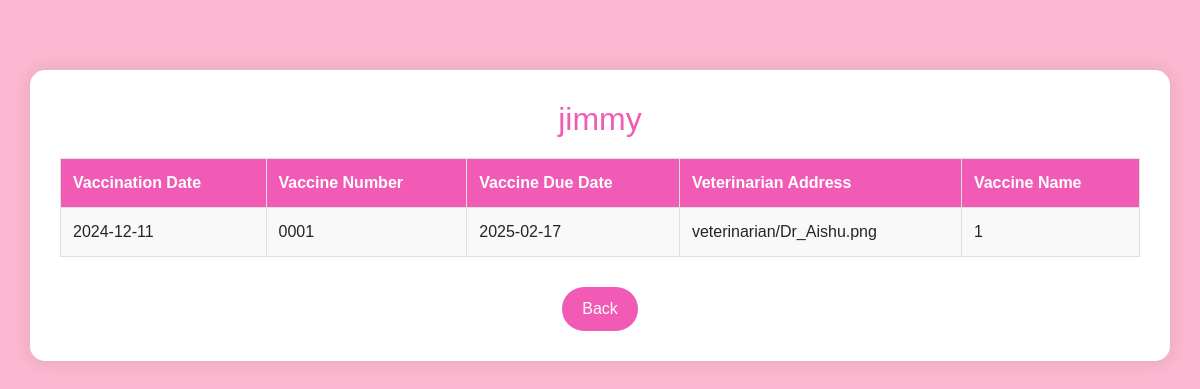
The app's page /vaccine_list/4 with its own data.
### shop/models.py (models this page shows, shortened)
class Vaccinations(models.Model):
    dog = models.ForeignKey(Pet, on_delete=models.CASCADE, related_name="vaccine")
    muncipality_name = models.CharField(max_length=100)
    date = models.CharField(max_length=100)
    batchnumber = models.CharField(max_length=100)
    due = models.CharField(max_length=100)
    veterinarian =models.CharField(max_length=100)
    vaccinename = models.CharField(max_length=100)

class Pet(models.Model):
    muncipality=models.ForeignKey(Muncipality, on_delete=models.CASCADE, related_name="addpet")
    dogname = models.CharField(max_length=100)
    age = models.IntegerField()
    gender = models.CharField(max_length=100)
    color = models.CharField(max_length=100)
    breed = models.CharField(max_length=100)
    image = models.ImageField(upload_to='dog_image/',)
    qr_code = models.ImageField(upload_to='qr_codes/', blank=True, null=True)
    status = models.CharField(max_length=100)

### shop/views.py (the view)
# urls.py: path('vaccine_list/<int:dog_id>', views.vaccine_list, name='vaccine_list'),
def vaccine_list(request,dog_id):
    vaccinations = Vaccinations.objects.select_related('dog').filter(dog_id=dog_id)
    return render(request, 'vaccine_list.html', {'v': vaccinations})

### shop/templates/vaccine_list.html (shortened to what this page needs)
<!DOCTYPE html>
<html lang="en">
<head>
    <link href="https://cdn.jsdelivr.net/npm/bootstrap@5.3.0/dist/css/bootstrap.min.css" rel="stylesheet">
</head>
<body>
    <div class="container">
        <h2 class="text-center">{{ v.0.dog.dogname }}</h2>
        <table>
            <thead>
                <tr>
                    <th>Vaccination Date</th>
                    <th>Vaccine Number</th>
                    <th>Vaccine Due Date</th>
                    <th>Veterinarian Address</th>
                    <th>Vaccine Name</th>
                </tr>
            </thead>
            <tbody>
                {% for vaccination in v %}
                <tr>
                    <td>{{ vaccination.date }}</td>
                    <td>{{ vaccination.batchnumber }}</td>
                    <td>{{ vaccination.due }}</td>
                    <td>{{ vaccination.veterinarian }}</td>
                    <td>{{ vaccination.vaccinename }}</td>
                </tr>
                {% empty %}
                <tr>
                    <td colspan="5" class="text-center">No vaccination records available.</td>
                </tr>
                {% endfor %}
            </tbody>
        </table>
        <div class="text-center btn-back">
            <button onclick="window.history.back();">Back</button>
        </div>
    </div>
</body>
</html>

### shop/templates/vaccine_list.html (style rules this page uses)
body { background-color: #fbb8d0; font-family: Arial, sans-serif; padding: 20px; }
.container { margin-top: 50px; padding: 30px; background-color: #ffffff; border-radius: 15px; box-shadow: 0 0 20px rgba(0, 0, 0, 0.1); }
h2 { color: #f15bb5; margin-bottom: 20px; }
table { width: 100%; margin-top: 20px; border-collapse: collapse; }
th, td { padding: 12px; text-align: left; border: 1px solid #e0e0e0; }
th { background-color: #f15bb5; color: white; }
td { background-color: #f9f9f9; }
.btn-back { margin-top: 30px; }
.btn-back button { background-color: #f15bb5; color: white; border-radius: 25px; padding: 10px 20px; font-size: 16px; border: none; cursor: pointer; }

### records on screen
Vaccinations: dog.dogname "jimmy", date "2024-12-11", batchnumber "0001", due "2025-02-17", veterinarian "veterinarian/Dr_Aishu.png", vaccinename "1"
